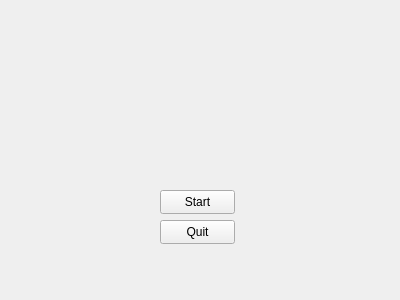
<?xml version="1.0" encoding="UTF-8"?>
<ui version="4.0">
 <class>MainPage</class>
 <widget class="QWidget" name="MainPage">
  <property name="geometry">
   <rect>
    <x>0</x>
    <y>0</y>
    <width>400</width>
    <height>300</height>
   </rect>
  </property>
  <property name="windowTitle">
   <string>Form</string>
  </property>
  <widget class="QPushButton" name="startGameButton">
   <property name="geometry">
    <rect>
     <x>160</x>
     <y>190</y>
     <width>75</width>
     <height>24</height>
    </rect>
   </property>
   <property name="text">
    <string>Start</string>
   </property>
  </widget>
  <widget class="QPushButton" name="quitGameButton">
   <property name="geometry">
    <rect>
     <x>160</x>
     <y>220</y>
     <width>75</width>
     <height>24</height>
    </rect>
   </property>
   <property name="text">
    <string>Quit</string>
   </property>
  </widget>
 </widget>
 <resources/>
 <connections/>
</ui>
